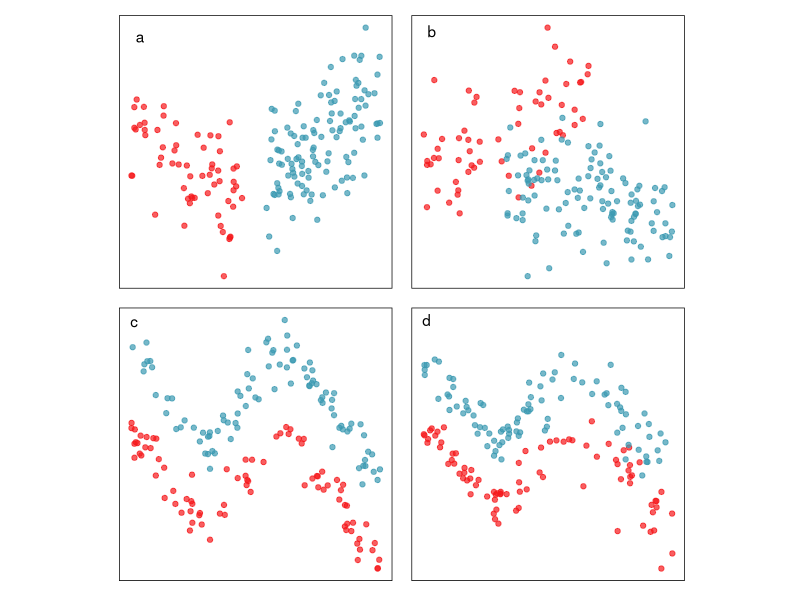

Write the R code that produced this figure.
#| label: fig-sup-example
#| fig-cap: "Examples of supervised classification patterns: (a) linearly separable, (b) linear but not completely separable, (c) non-linearly separable, (d) non-linear, but not completely separable."
#| echo: false
#| message: false
library(ggplot2)
library(dplyr)
library(colorspace)
library(patchwork)
set.seed(524)
x1 <- runif(176) + 0.5
x1[1:61] <- x1[1:61] - 1.2
x2 <- 1 + 2*x1 + rnorm(176)
x2[1:61] <- 2 - 3*x1[1:61] + rnorm(61)
x3 <- runif(176) + 0.5
x3[1:61] <- x3[1:61] - 0.5
x4 <- 0.25 - x3 + rnorm(176)
x4[1:61] <- -0.25 + 3*x3[1:61] + rnorm(61)
cl <- factor(c(rep("A", 61), rep("B", 176-61)))
df <- data.frame(x1, x2, x3, x4, cl)
class1 <- ggplot(df, aes(x=x1, y=x2, colour = cl)) +
  geom_point(alpha=0.7) +
  scale_colour_discrete_divergingx(
      palette = "Zissou 1", nmax = 2, rev = TRUE) +
  annotate("text", -0.6, 6.5, label="a") +
  theme(aspect.ratio=1,
        legend.position = "none",
        axis.text = element_blank(),
        axis.title = element_blank(),
        axis.ticks = element_blank(),
        panel.background = element_rect("white"),
        panel.border = element_rect("black", fill=NA, 
             linewidth = 0.5)) 
class2 <- ggplot(df, aes(x=x3, y=x4, colour = cl)) +
  geom_point(alpha=0.7) +
  scale_colour_discrete_divergingx(
      palette = "Zissou 1", nmax = 2, rev = TRUE) +
  annotate("text", 0.05, 4.1, label="b") +
  theme(aspect.ratio=1,
        legend.position = "none",
        axis.text = element_blank(),
        axis.title = element_blank(),
        axis.ticks = element_blank(),
        panel.background = element_rect("white"),
        panel.border = element_rect("black", fill=NA, 
             linewidth = 0.5))
set.seed(826)
x5 <- 2*(runif(176) - 0.5)
x6 <- case_when(x5 < -0.4 ~ -1.2 - 3 * x5,
                x5 > 0.2 ~ 2.4 - 3 * x5,
                .default = 1.2 + 3 * x5)
x5 <- 2*x5
x6 <- x6 + rnorm(176) * 0.25
x6[1:83] <- x6[1:83] - 1.5
x7 <- 2*(runif(176) - 0.5)
x8 <- case_when(x7 < -0.4 ~ -1.2 - 3 * x7,
                x7 > 0.2 ~ 2.4 - 3 * x7,
                .default = 1.2 + 3 * x7)
x7 <- 2*x7
x8[x7 < -0.1] <- x8[x7 < -0.1] + rnorm(length(x8[x7 < -0.1])) * 0.25
x8[x7 >= -0.1] <- x8[x7 >= -0.1] + rnorm(length(x8[x7 >= -0.1])) * 0.5
x8[1:83] <- x8[1:83] - 1.5
cl2 <- factor(c(rep("A", 83), rep("B", 176-83)))
df2 <- data.frame(x5, x6, x7, x8, cl2)
class3 <- ggplot(df2, aes(x=x5, y=x6, colour = cl2)) +
  geom_point(alpha=0.7) +
  scale_colour_discrete_divergingx(
      palette = "Zissou 1", nmax = 2, rev = TRUE) +
  annotate("text", -1.95, 2.15, label="c") +
  theme(aspect.ratio=1,
        legend.position = "none",
        axis.text = element_blank(),
        axis.title = element_blank(),
        axis.ticks = element_blank(),
        panel.background = element_rect("white"),
        panel.border = element_rect("black", fill=NA, 
             linewidth = 0.5))
class4 <- ggplot(df2, aes(x=x7, y=x8, colour = cl2)) +
  geom_point(alpha=0.7) +
  scale_colour_discrete_divergingx(
      palette = "Zissou 1", nmax = 2, rev = TRUE) +
  annotate("text", -1.95, 2.8, label="d") +
  theme(aspect.ratio=1,
        legend.position = "none",
        axis.text = element_blank(),
        axis.title = element_blank(),
        axis.ticks = element_blank(),
        panel.background = element_rect("white"),
        panel.border = element_rect("black", fill=NA, 
             linewidth = 0.5))
print(class1 + class2 + class3 + class4 + plot_layout(ncol=2))

